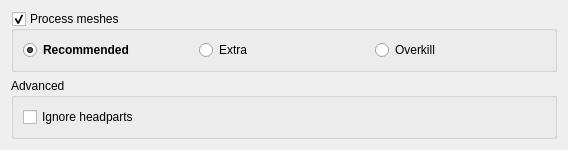
<?xml version="1.0" encoding="UTF-8"?>
<ui version="4.0">
 <class>AdvancedMeshesModule</class>
 <widget class="QWidget" name="AdvancedMeshesModule">
  <property name="geometry">
   <rect>
    <x>0</x>
    <y>0</y>
    <width>564</width>
    <height>144</height>
   </rect>
  </property>
  <property name="windowTitle">
   <string>Form</string>
  </property>
  <layout class="QVBoxLayout" name="verticalLayout">
   <item>
    <widget class="QGroupBox" name="mainGroupBox">
     <property name="sizePolicy">
      <sizepolicy hsizetype="Expanding" vsizetype="Fixed">
       <horstretch>0</horstretch>
       <verstretch>0</verstretch>
      </sizepolicy>
     </property>
     <property name="title">
      <string>Process meshes</string>
     </property>
     <property name="flat">
      <bool>true</bool>
     </property>
     <property name="checkable">
      <bool>true</bool>
     </property>
     <layout class="QHBoxLayout" name="horizontalLayout_3">
      <item alignment="Qt::AlignLeft">
       <widget class="QRadioButton" name="necessaryOptimizationRadioButton">
        <property name="sizePolicy">
         <sizepolicy hsizetype="Fixed" vsizetype="Fixed">
          <horstretch>0</horstretch>
          <verstretch>0</verstretch>
         </sizepolicy>
        </property>
        <property name="minimumSize">
         <size>
          <width>170</width>
          <height>0</height>
         </size>
        </property>
        <property name="font">
         <font>
          <weight>75</weight>
          <bold>true</bold>
          <kerning>true</kerning>
         </font>
        </property>
        <property name="cursor">
         <cursorShape>WhatsThisCursor</cursorShape>
        </property>
        <property name="toolTip">
         <string>&lt;html&gt;&lt;head/&gt;&lt;body&gt;&lt;p&gt;&lt;span style=&quot; font-weight:400;&quot;&gt;Attempts to repair meshes which are guaranteed to crash the game. Headparts are included.&lt;/span&gt;&lt;/p&gt;&lt;/body&gt;&lt;/html&gt;</string>
        </property>
        <property name="text">
         <string>Recommended</string>
        </property>
        <property name="checked">
         <bool>true</bool>
        </property>
       </widget>
      </item>
      <item alignment="Qt::AlignHCenter">
       <widget class="QRadioButton" name="mediumOptimizationRadioButton">
        <property name="sizePolicy">
         <sizepolicy hsizetype="Fixed" vsizetype="Fixed">
          <horstretch>0</horstretch>
          <verstretch>0</verstretch>
         </sizepolicy>
        </property>
        <property name="minimumSize">
         <size>
          <width>170</width>
          <height>0</height>
         </size>
        </property>
        <property name="cursor">
         <cursorShape>WhatsThisCursor</cursorShape>
        </property>
        <property name="toolTip">
         <string>&lt;html&gt;&lt;head/&gt;&lt;body&gt;&lt;p&gt;Perform necessary optimization, and also lightly optimizes other meshes. It will likely causes more issues than it fixes.&lt;/p&gt;&lt;/body&gt;&lt;/html&gt;</string>
        </property>
        <property name="text">
         <string>Extra </string>
        </property>
       </widget>
      </item>
      <item alignment="Qt::AlignRight">
       <widget class="QRadioButton" name="fullOptimizationRadioButton">
        <property name="sizePolicy">
         <sizepolicy hsizetype="Fixed" vsizetype="Fixed">
          <horstretch>0</horstretch>
          <verstretch>0</verstretch>
         </sizepolicy>
        </property>
        <property name="minimumSize">
         <size>
          <width>170</width>
          <height>0</height>
         </size>
        </property>
        <property name="cursor">
         <cursorShape>WhatsThisCursor</cursorShape>
        </property>
        <property name="toolTip">
         <string>&lt;html&gt;&lt;head/&gt;&lt;body&gt;&lt;p&gt;Fully optimize all meshes. Only use if other settings did not work. It has very low odds to succeed&lt;/p&gt;&lt;/body&gt;&lt;/html&gt;</string>
        </property>
        <property name="text">
         <string>Overkill</string>
        </property>
       </widget>
      </item>
     </layout>
    </widget>
   </item>
   <item>
    <widget class="QGroupBox" name="advancedGroupBox">
     <property name="title">
      <string>Advanced</string>
     </property>
     <layout class="QHBoxLayout" name="horizontalLayout_5">
      <item>
       <widget class="QCheckBox" name="ignoreHeadpartsCheckBox">
        <property name="cursor">
         <cursorShape>WhatsThisCursor</cursorShape>
        </property>
        <property name="toolTip">
         <string>&lt;html&gt;&lt;head/&gt;&lt;body&gt;&lt;p&gt;If enabled, headparts are ignored. It is recommended to enable this option when processing already converted mods.&lt;/p&gt;&lt;/body&gt;&lt;/html&gt;</string>
        </property>
        <property name="text">
         <string>Ignore headparts</string>
        </property>
       </widget>
      </item>
     </layout>
    </widget>
   </item>
  </layout>
 </widget>
 <resources/>
 <connections/>
</ui>
